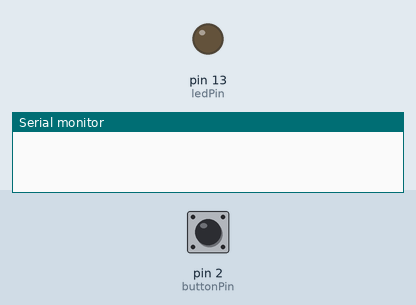
The sketch below on a simulated Arduino Uno, built with avr-gcc and run on an emulated ATmega328P. Parts: output pins drawn as LEDs (lit = HIGH), the last lines printed to the serial monitor. Inputs (shaded band) come from the test bench; at power-on: pin 2 (buttonPin) LOW.

Above: at 1.2 s.
1.3 s: pin 2 (buttonPin) pulled HIGH for 3.2 s
At 1.8 s:
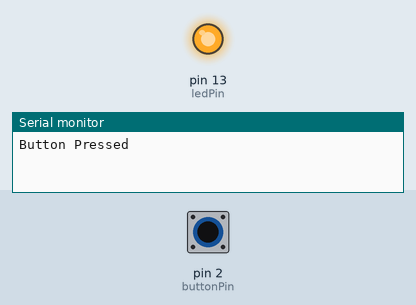
Timing chart, 0 to 6.8 s (numbered marks = the images above; inputs shaded):
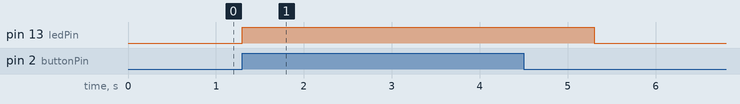

Measured:
- after the input at 1.3 s, pin 13 (ledPin): LOW → HIGH at once, → LOW 4.0 s later

The sketch:

test_pushbutton.ino
```cpp
int ledPin = 13;
int buttonPin = 2;
int prevButtonValue = 0;
int buttonValue = 0;

void setup( ) {

pinMode(buttonPin, INPUT);
pinMode(ledPin, OUTPUT);
Serial.begin(9600);
}

void loop( )
{
buttonValue = digitalRead(buttonPin);

  if (buttonValue != prevButtonValue && buttonValue == 1) {
     Serial.println("Button Pressed");
     digitalWrite(ledPin, HIGH);
     delay(1000);
     digitalWrite(ledPin, LOW);
  }
}
```
